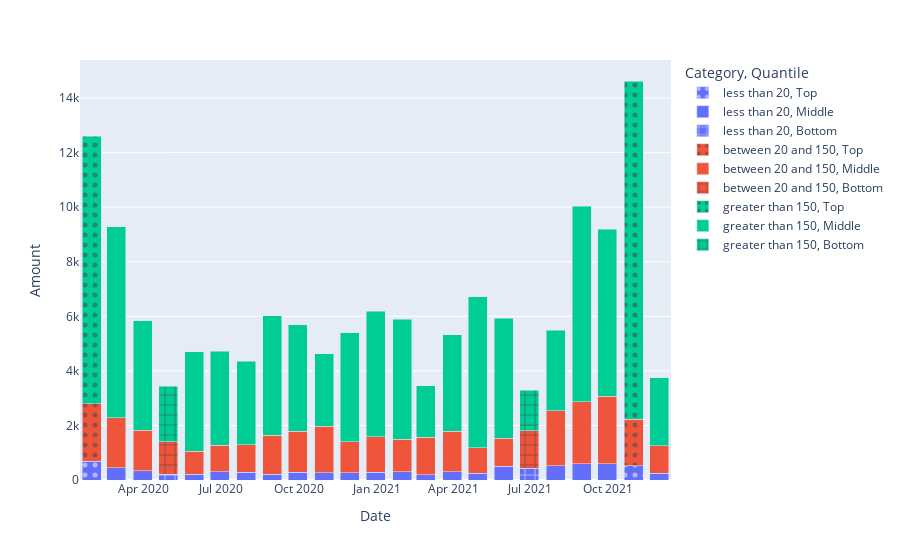

Here is the notebook cell this chart was saved with:
### Code cell
fig = px.bar(dff, x='Date', y='Amount', color='Category', barmode='stack', pattern_shape='Quantile',
      pattern_shape_sequence=[".", "", "+"])
fig.show()

### Figure 1 — Plotly figure (JSON) as saved in the notebook; plotly's stock layout.template omitted (floating-point values rounded to 4 significant figures)
{"data": [{"alignmentgroup": "True", "hovertemplate": "Category=less than 20<br>Quantile=Top<br>Date=%{x}<br>Amount=%{y}<extra></extra>", "legendgroup": "less than 20, Top", "marker": {"color": "#636efa", "pattern": {"shape": "."}}, "name": "less than 20, Top", "offsetgroup": "less than 20, Top", "orientation": "v", "showlegend": true, "textposition": "auto", "type": "bar", "x": ["2020-01-31T00:00:00", "2021-10-31T00:00:00"], "xaxis": "x", "y": [692.2, 526.5], "yaxis": "y"}, {"alignmentgroup": "True", "hovertemplate": "Category=less than 20<br>Quantile=Middle<br>Date=%{x}<br>Amount=%{y}<extra></extra>", "legendgroup": "less than 20, Middle", "marker": {"color": "#636efa", "pattern": {"shape": ""}}, "name": "less than 20, Middle", "offsetgroup": "less than 20, Middle", "orientation": "v", "showlegend": true, "textposition": "auto", "type": "bar", "x": ["2020-02-29T00:00:00", "2020-03-31T00:00:00", "2020-05-31T00:00:00", "2020-06-30T00:00:00", "2020-07-31T00:00:00", "2020-08-31T00:00:00", "2020-09-30T00:00:00", "2020-10-31T00:00:00", "2020-11-30T00:00:00", "2020-12-31T00:00:00", "2021-01-31T00:00:00", "2021-02-28T00:00:00", "2021-03-31T00:00:00", "2021-04-30T00:00:00", "2021-05-31T00:00:00", "2021-07-31T00:00:00", "2021-08-31T00:00:00", "2021-09-30T00:00:00", "2021-11-30T00:00:00"], "xaxis": "x", "y": [442.9, 333.9, 213.7, 298.2, 282.7, 217.1, 285.4, 264.6, 267.2, 289.3, 296.7, 199.9, 302.7, 250.5, 500.2, 530.9, 594.7, 595.1, 254.7], "yaxis": "y"}, {"alignmentgroup": "True", "hovertemplate": "Category=less than 20<br>Quantile=Bottom<br>Date=%{x}<br>Amount=%{y}<extra></extra>", "legendgroup": "less than 20, Bottom", "marker": {"color": "#636efa", "pattern": {"shape": "+"}}, "name": "less than 20, Bottom", "offsetgroup": "less than 20, Bottom", "orientation": "v", "showlegend": true, "textposition": "auto", "type": "bar", "x": ["2020-04-30T00:00:00", "2021-06-30T00:00:00"], "xaxis": "x", "y": [216.4, 427.5], "yaxis": "y"}, {"alignmentgroup": "True", "hovertemplate": "Category=between 20 and 150<br>Quantile=Top<br>Date=%{x}<br>Amount=%{y}<extra></extra>", "legendgroup": "between 20 and 150, Top", "marker": {"color": "#EF553B", "pattern": {"shape": "."}}, "name": "between 20 and 150, Top", "offsetgroup": "between 20 and 150, Top", "orientation": "v", "showlegend": true, "textposition": "auto", "type": "bar", "x": ["2020-01-31T00:00:00", "2021-10-31T00:00:00"], "xaxis": "x", "y": [2097.0, 1696.0], "yaxis": "y"}, {"alignmentgroup": "True", "hovertemplate": "Category=between 20 and 150<br>Quantile=Middle<br>Date=%{x}<br>Amount=%{y}<extra></extra>", "legendgroup": "between 20 and 150, Middle", "marker": {"color": "#EF553B", "pattern": {"shape": ""}}, "name": "between 20 and 150, Middle", "offsetgroup": "between 20 and 150, Middle", "orientation": "v", "showlegend": true, "textposition": "auto", "type": "bar", "x": ["2020-02-29T00:00:00", "2020-03-31T00:00:00", "2020-05-31T00:00:00", "2020-06-30T00:00:00", "2020-07-31T00:00:00", "2020-08-31T00:00:00", "2020-09-30T00:00:00", "2020-10-31T00:00:00", "2020-11-30T00:00:00", "2020-12-31T00:00:00", "2021-01-31T00:00:00", "2021-02-28T00:00:00", "2021-03-31T00:00:00", "2021-04-30T00:00:00", "2021-05-31T00:00:00", "2021-07-31T00:00:00", "2021-08-31T00:00:00", "2021-09-30T00:00:00", "2021-11-30T00:00:00"], "xaxis": "x", "y": [1846.0, 1485.0, 831.6, 970.6, 1008.0, 1432.0, 1493.0, 1706.0, 1132.0, 1292.0, 1193.0, 1359.0, 1490.0, 932.5, 1036.0, 2002.0, 2268.0, 2474.0, 998.5], "yaxis": "y"}, {"alignmentgroup": "True", "hovertemplate": "Category=between 20 and 150<br>Quantile=Bottom<br>Date=%{x}<br>Amount=%{y}<extra></extra>", "legendgroup": "between 20 and 150, Bottom", "marker": {"color": "#EF553B", "pattern": {"shape": "+"}}, "name": "between 20 and 150, Bottom", "offsetgroup": "between 20 and 150, Bottom", "orientation": "v", "showlegend": true, "textposition": "auto", "type": "bar", "x": ["2020-04-30T00:00:00", "2021-06-30T00:00:00"], "xaxis": "x", "y": [1190.0, 1379.0], "yaxis": "y"}, {"alignmentgroup": "True", "hovertemplate": "Category=greater than 150<br>Quantile=Top<br>Date=%{x}<br>Amount=%{y}<extra></extra>", "legendgroup": "greater than 150, Top", "marker": {"color": "#00cc96", "pattern": {"shape": "."}}, "name": "greater than 150, Top", "offsetgroup": "greater than 150, Top", "orientation": "v", "showlegend": true, "textposition": "auto", "type": "bar", "visible": true, "x": ["2020-01-31T00:00:00", "2021-10-31T00:00:00"], "xaxis": "x", "y": [9812.0, 12400.0], "yaxis": "y"}, {"alignmentgroup": "True", "hovertemplate": "Category=greater than 150<br>Quantile=Middle<br>Date=%{x}<br>Amount=%{y}<extra></extra>", "legendgroup": "greater than 150, Middle", "marker": {"color": "#00cc96", "pattern": {"shape": ""}}, "name": "greater than 150, Middle", "offsetgroup": "greater than 150, Middle", "orientation": "v", "showlegend": true, "textposition": "auto", "type": "bar", "x": ["2020-02-29T00:00:00", "2020-03-31T00:00:00", "2020-05-31T00:00:00", "2020-06-30T00:00:00", "2020-07-31T00:00:00", "2020-08-31T00:00:00", "2020-09-30T00:00:00", "2020-10-31T00:00:00", "2020-11-30T00:00:00", "2020-12-31T00:00:00", "2021-01-31T00:00:00", "2021-02-28T00:00:00", "2021-03-31T00:00:00", "2021-04-30T00:00:00", "2021-05-31T00:00:00", "2021-07-31T00:00:00", "2021-08-31T00:00:00", "2021-09-30T00:00:00", "2021-11-30T00:00:00"], "xaxis": "x", "y": [6987.0, 4017.0, 3659.0, 3444.0, 3054.0, 4376.0, 3908.0, 2657.0, 3995.0, 4601.0, 4397.0, 1898.0, 3530.0, 5537.0, 4396.0, 2953.0, 7173.0, 6122.0, 2499], "yaxis": "y"}, {"alignmentgroup": "True", "hovertemplate": "Category=greater than 150<br>Quantile=Bottom<br>Date=%{x}<br>Amount=%{y}<extra></extra>", "legendgroup": "greater than 150, Bottom", "marker": {"color": "#00cc96", "pattern": {"shape": "+"}}, "name": "greater than 150, Bottom", "offsetgroup": "greater than 150, Bottom", "orientation": "v", "showlegend": true, "textposition": "auto", "type": "bar", "visible": true, "x": ["2020-04-30T00:00:00", "2021-06-30T00:00:00"], "xaxis": "x", "y": [2037.0, 1475], "yaxis": "y"}], "layout": {"autosize": true, "barmode": "stack", "legend": {"title": {"text": "Category, Quantile"}, "tracegroupgap": 0}, "margin": {"t": 60}, "xaxis": {"anchor": "y", "autorange": true, "domain": [0, 1], "range": ["2020-01-17", "2021-12-14"], "title": {"text": "Date"}, "type": "date"}, "yaxis": {"anchor": "x", "autorange": true, "domain": [0, 1], "range": [0, 15390.0], "title": {"text": "Amount"}, "type": "linear"}}}
